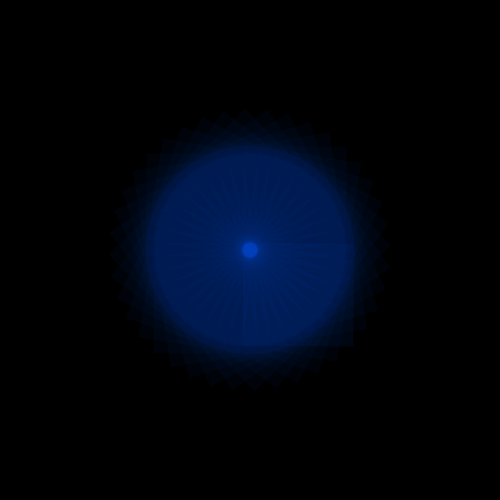
Frame 1 (no input)
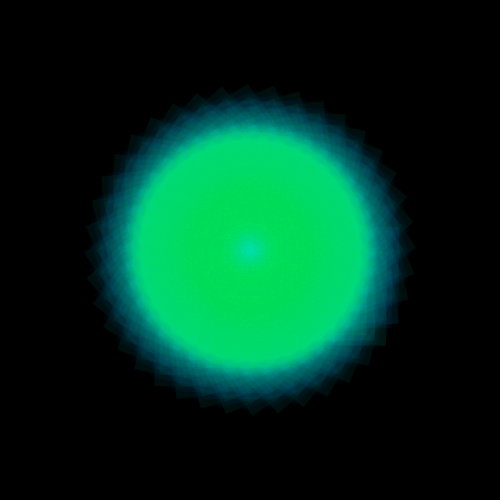
Frame 60 (the mouse pressed at the canvas centre just before this capture)
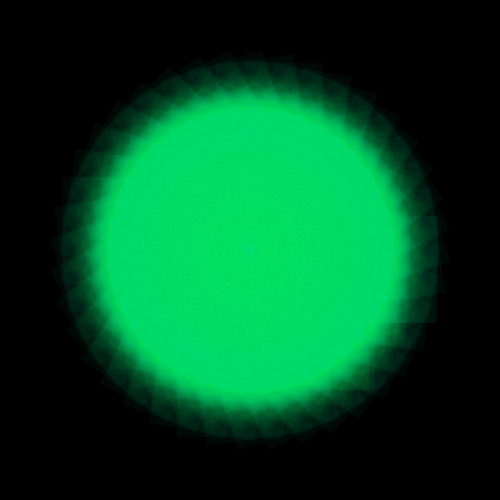
Frame 120 (the mouse held since frame 60 and released just before this capture)

The Processing sketch that drew these frames (run headless with seeded random() and noise(); from frame 60 on, the mouse is pressed at the canvas centre):

// Processing sketch: processing_92701
// ── processing_92701.pde

int axisNum = 40;
float a=0.3;
float b=0.5;
float c=0.01;
float d=0.1;
float e=0.2;


void setup(){
  size(500,500);
  colorMode(HSB);;
    background(0);
    noStroke();
    smooth();
}

void draw(){

  translate(width/2,height/2);
  for(int i=0;i<=axisNum;i++){
  pushMatrix();
rotate(i*radians(360/axisNum));
fill(noise(c)*255,255,230,10);
pattern();
popMatrix();
}
a+=0.3;
b+=0.02;
c+=0.01;
d+=0.015;
e+=0.013;
}

void pattern(){
  rotate(sin(radians(noise(a))));
  rect((200*noise(a))-100,(200*noise(b))-100,(200*noise(d)),(200*noise(e)));
}
